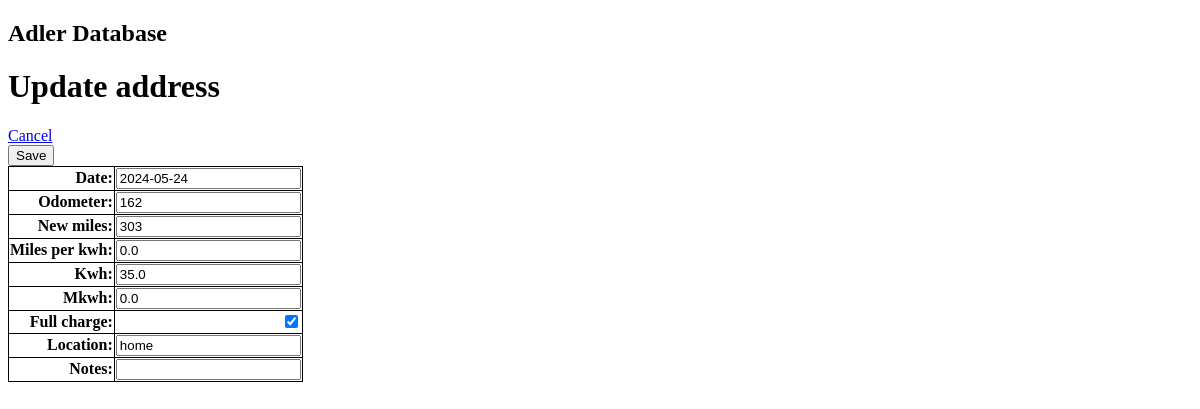
Page /energy/ev6/8/update/ on the committed database.
### energy/models.py (models this page shows, shortened)
class EV6(models.Model):
    id = models.AutoField(primary_key=True)
    date = models.DateField(max_length=10, blank=False, null=False)
    odometer = models.IntegerField()
    new_miles = models.IntegerField()
    miles_per_kwh = models.DecimalField(decimal_places=1, max_digits=5, blank=True, null=True, default=0)
    kwh = models.DecimalField(decimal_places=1, max_digits=5, blank=True, null=True)
    mkwh = models.DecimalField(decimal_places=1, max_digits=5, blank=True, null=True, default=0)
    full_charge = models.BooleanField()
    location = models.CharField(max_length=20, blank=True, null=True)
    notes = models.CharField(max_length=64, blank=True, null=True)

### energy/views.py (the view)
# urls.py: path('ev6/<int:pk>/update/', views.EV6Update.as_view(), name='ev6_update'),
class EV6Update(UpdateView):
    model = EV6
    fields = '__all__'

### energy/templates/energy/ev6_form.html (shortened to what this page needs)
{% extends "energy/base.html" %}
{% block content %}
    <h1>Update address</h1>
    <a href="{% url 'energy:ev6_list' %}">Cancel</a>
    <form method="post">{% csrf_token %}
        <input type="submit" value="Save">
        <table>
            {{ form.as_table }}
        </table>
    </form>
{% endblock %}

### energy/static/energy/astyle.css (style rules this page uses)
table, td, th { border: 1px solid black; text-align: right }
table { border-collapse: collapse; }
td { vertical-align: top; }

### rows in the picture
EV6: date "2024-05-24", odometer "162", new_miles "303", miles_per_kwh "0.0", kwh "35.0", mkwh "0.0", full_charge "☑", location "home"
